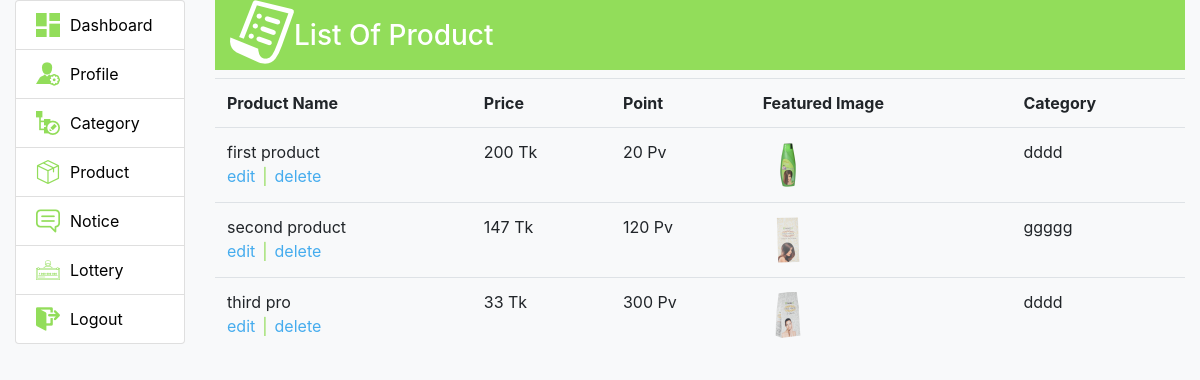
Screenshot of /index.php/productlist with the database file from the repository.
### tables this page shows
CREATE TABLE `posted_product` (
  `post_id` int(255) NOT NULL,
  `product_title` varchar(255) NOT NULL,
  `product_price` varchar(255) NOT NULL,
  `product_point` varchar(255) NOT NULL,
  `product_quantity` int(250) NOT NULL,
  `product_cat` varchar(255) NOT NULL,
  `product_summary` longtext NOT NULL,
  `product_img` varchar(255) NOT NULL
);

### application/controllers/ProductList.php (called while the page is built, shortened)
<?php
class ProductList extends CI_Controller {
	public function index()
	{
		$this->load->model('Ownersystem');
		$pro_list = $this->Ownersystem->list_of_product();
		$data['site_title'] = 'Product List Page';
		$data['list_of_pro'] = $pro_list;
		$this->load->view('admin/header',$data);
		$this->load->view('admin/productlist',$data);
		$this->load->view('admin/footer');
	}
}

### index.php (called while the page is built, shortened)
<?php
require_once BASEPATH.'core/CodeIgniter.php';

### application/models/Ownersystem.php (called while the page is built, shortened)
<?php
class Ownersystem extends CI_Model {
	public function list_of_product() {
		$result = $this->db->get('posted_product');
		return $result->result_array();
	}
}

### application/views/admin/productlist.php (the view, shortened to what this page needs)
<section id="admin-productlist-page">
	<div class="row">
		<div class="col-md-2">
			<div class="member-left-sidebar">
				<?php include('admin_left_sidebar.php'); ?>
			</div>
		</div>
		<div class="col-md-10">
			<div class="row">
				<div class="col-md-12">
					<div class="page-title">
						<img src="<?php echo base_url();?>assets/img/listofproduct.png" alt=""><h3>List Of Product</h3>
					</div>
				</div>
			</div>
			<div class="row">
				<div class="col-md-12">
					<div class="admin-productlist-page-center-sidebar">
						<div class="row">
							<div class="col-md-12">
								<table class="table">
									<tr>
										<th>Product Name</th>
										<th>Price</th>
										<th>Point</th>
										<th>Featured Image</th>
										<th>Category</th>
									</tr>
<?php
if (count($list_of_pro)>0) {
	foreach ($list_of_pro as $key => $value) { ?>
									<tr>
										<td>
											<?php echo $value['product_title']; ?> <br>
											<ul>
												<li><a href="">edit</a></li>
												<li><a href="">delete</a></li>
											</ul>
										</td>
										<td><?php echo $value['product_price']; ?> Tk</td>
										<td><?php echo $value['product_point']; ?> Pv</td>
										<td><img src="<?php echo base_url();?>uploads/<?php echo $value['product_img']; ?>" alt=""></td>
										<td><?php echo $value['product_cat']; ?></td>
									</tr>
<?php }
}
?>
								</table>
							</div>
						</div>
					</div>
				</div>
			</div>
		</div>
	</div>
</section>

### assets/css/style.css (style rules this page uses)
* { margin: 0; padding: 0; }
.admin-body { background: #F8F9FA; }
#admin-productlist-page .page-title img { display: inline; float: left; }
#admin-productlist-page .page-title { background: #92DD5A; text-transform: capitalize; padding-left: 15px; color: #fff; }
#admin-productlist-page .page-title h3 { line-height: 70px; }
#admin-productlist-page .admin-productlist-page-center-sidebar table li { list-style: none; float: left; }
#admin-productlist-page .admin-productlist-page-center-sidebar table li:after { content: "|"; color: #92DD5A; }
#admin-productlist-page .admin-productlist-page-center-sidebar table li:last-child:after { content: ""; }
#admin-productlist-page .admin-productlist-page-center-sidebar table li a { color: #45ACEE; margin: 0 7px; }
#admin-productlist-page .admin-productlist-page-center-sidebar table li:first-child a { margin-left: 0px; }
#admin-productlist-page .admin-productlist-page-center-sidebar table tr td img { width: 50px; height: 50px; }

### rows the page displays
posted_product: product_title "first product", product_price "200", product_point "20", product_img (picture), product_cat "dddd"
posted_product: product_title "second product", product_price "147", product_point "120", product_img (picture), product_cat "ggggg"
posted_product: product_title "third pro", product_price "33", product_point "300", product_img (picture), product_cat "dddd"
